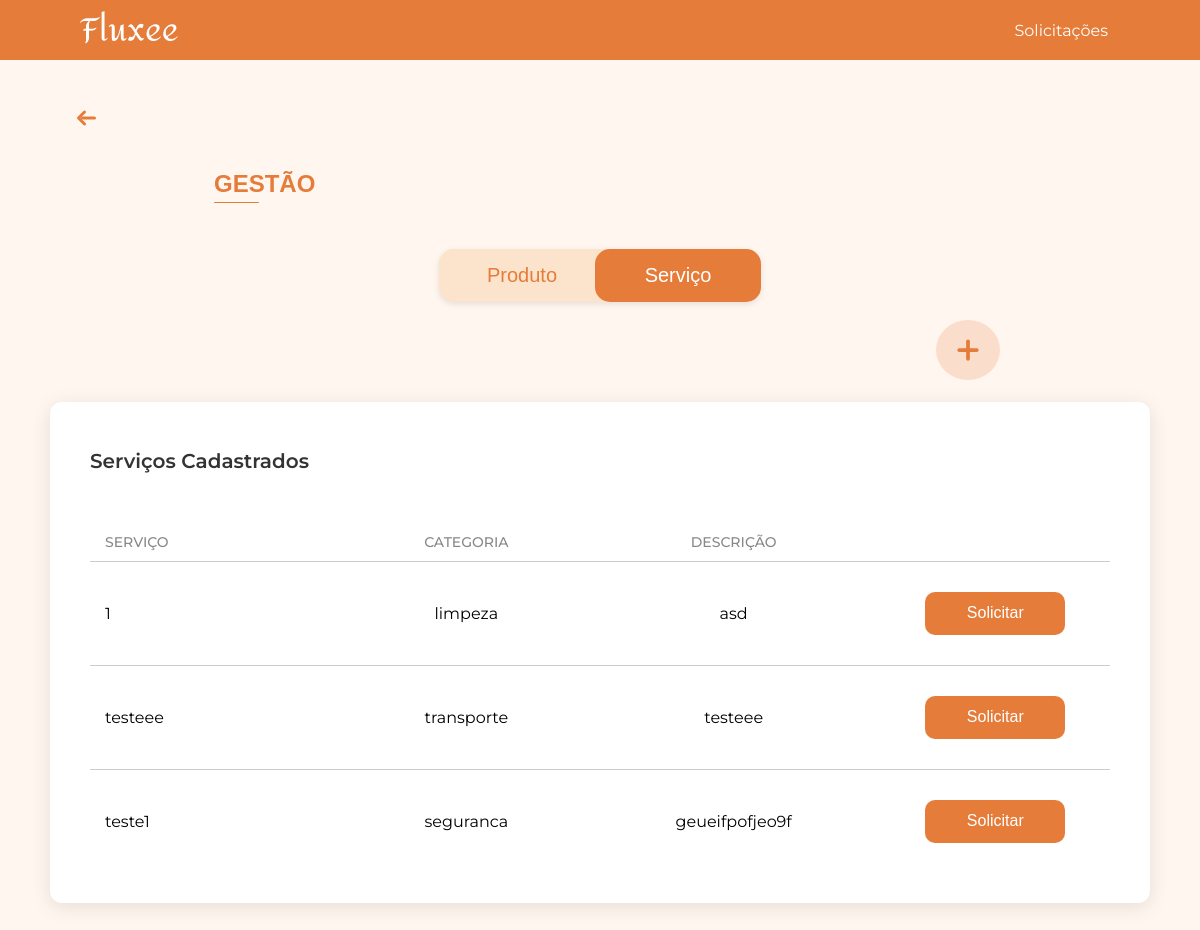
The app's page /gestao_servico/ with its own data.
### app/models.py (models this page shows, shortened)
class Service(db.Model):
    __tablename__ = 'services'
    id = db.Column(db.Integer, primary_key=True)
    nome = db.Column(db.String(120), nullable=False)
    categoria = db.Column(db.String(30), nullable=False)  # transporte / limpeza / seguranca
    descricao = db.Column(db.Text, nullable=True)
    transporte = db.relationship("ServiceTransporte", backref="service", uselist=False)
    seguranca = db.relationship("ServiceSeguranca", backref="service", uselist=False)
    limpeza = db.relationship("ServiceLimpeza", backref="service", uselist=False)

### app/view.py (the view, shortened to what this page needs)
@app.route('/gestao_servico/', methods=['GET', 'POST'])
def gestao_servico():
    servicos = Service.query.all()  # pega todos os serviços do banco
    return render_template('gestao_servico.html', servicos=servicos)

### app/templates/gestao_servico.html (shortened to what this page needs)
<!DOCTYPE html>
<html lang="pt-BR">
<head>
    <link rel="stylesheet" href="{{ url_for('static', filename='css/gestao_servicos.css') }}">
</head>
<body>
    {% include 'componentes/alertas/alerta_sucesso.html' %}
    {% include 'componentes/header/header.html' %}
    {% with texto="GESTÃO" %}
        {% include 'componentes/titulos/titulo.html' %}
    {% endwith %}
    {% include 'componentes/botoes/botao_gestao_add_servico.html' %}
    {% include 'componentes/botoes/botaogestao.html' %}
    <div class="gestao-container">
        <div class="gestao-box">
            <h2 class="gestao-box-title">Serviços Cadastrados</h2>
            <div class="gestao-tabela">
                <div class="gestao-cabecalho">
                    <span class="coluna-produto">SERVIÇO</span>
                    <span class="coluna-categoria">CATEGORIA</span>
                    <span class="coluna-descricao">DESCRIÇÃO</span>
                </div>
                {% for s in servicos %}
                    <div class="gestao-linha linha-dinamica">
                        <span class="linha-produto">{{ s.nome }}</span>
                        <span class="linha-categoria">{{ s.categoria }}</span>
                        <span class="linha-descricao">{{ s.descricao }}</span>
                        <span class="linha-acao">
                            <button class="btn-solicitar"
                                    data-categoria="{{ s.categoria }}"
                                    data-nome="{{ s.nome }}"
                                    data-service-id="{{ s.id }}">
                                Solicitar
                            </button>
                        </span>
                    </div>
                {% endfor %}
            </div>
        </div>
    </div>
                    {% include 'componentes/boxs/box_data_saida.html' %}
                    {% include 'componentes/boxs/box_data_retorno.html' %}
                    {% set tempos = ['Manhã', 'Tarde', 'Noite', 'Integral'] %}
                    {% include 'componentes/boxs/dropdown_tempo.html' %}
                    {% include 'componentes/boxs/box_ambiente.html' %}
                    {% set frequencias = ['Diária', 'Semanal', 'Quinzenal', 'Mensal'] %}
                    {% include 'componentes/boxs/dropdown_frequencia.html' %}
                    {% include 'componentes/boxs/box_data_inicio.html' %}
                    {% include 'componentes/boxs/box_area_atuacao.html' %}
                    {% set options_turno = [('Manhã','Manhã'),('Tarde','Tarde'),('Noite','Noite'),('24 Horas','24 Horas')] %}
                    {% include 'componentes/boxs/dropdown_turno.html' %}
                {% with texto="Enviar Solicitação" %}
                    {% include 'componentes/botoes/botao_enviar.html' %}
                {% endwith %}
</body>
</html>

### app/static/css/gestao_servicos.css (style rules this page uses)
html, body { margin: 0; padding: 0; font-family: 'Montserrat', Arial, sans-serif; background-color: #FFF6F0; }
.gestao-container { display: flex; justify-content: center; align-items: flex-start; gap: 50px; padding: 50px 0; }
.gestao-box { width: 1850px; background: #fff; border-radius: 12px; box-shadow: 0 4px 20px rgba(0,0,0,0.1); padding: 30px 40px; box-sizing: border-box; }
.gestao-box-title { font-size: 20px; font-weight: 600; margin-bottom: 50px; color: #333; }
.gestao-cabecalho { display: flex; padding: 10px 15px; font-weight: 500; color: #888; font-size: 14px; }
.coluna-produto { width: 23%; text-align: left; }
.coluna-categoria { width: 27%; text-align: center; }
.coluna-descricao { width: 27%; text-align: center; }
.gestao-linha { display: flex; align-items: center; padding: 30px 15px; border-top: 1px solid #ccc; height: auto; background: transparent; }
.gestao-linha:last-of-type { margin-bottom: 0; }
.gestao-linha .linha-produto { width: 23%; }
.gestao-linha .linha-categoria { width: 27%; text-align: center; }
.gestao-linha .linha-descricao { width: 27%; text-align: center; }
.gestao-linha .linha-acao { width: 20%; text-align: right; }
.btn-solicitar { width: 140px; height: 43px; background-color: #E57C3A; color: #fff; border: none; font-size: 16px; cursor: pointer; border-radius: 10px; transition: background-color 0.3s ease, transform 0.2s ease; }
@media (max-width: 2100px) { .gestao-box { width: 1600px; } }
@media (max-width: 1800px) { .gestao-box { width: 1350px; } }
@media (max-width: 1600px) { .gestao-box { width: 1200px; } }
@media (max-width: 1450px) { .gestao-box { width: 1100px; } }
@media (max-width: 1400px) { .gestao-box { margin-top: 50px; } }

### records on screen
Service: nome "1", categoria "limpeza", descricao "asd"
Service: nome "testeee", categoria "transporte", descricao "testeee"
Service: nome "teste1", categoria "seguranca", descricao "geueifpofjeo9f"

### other values on screen
{{ texto }} "GESTÃO"
